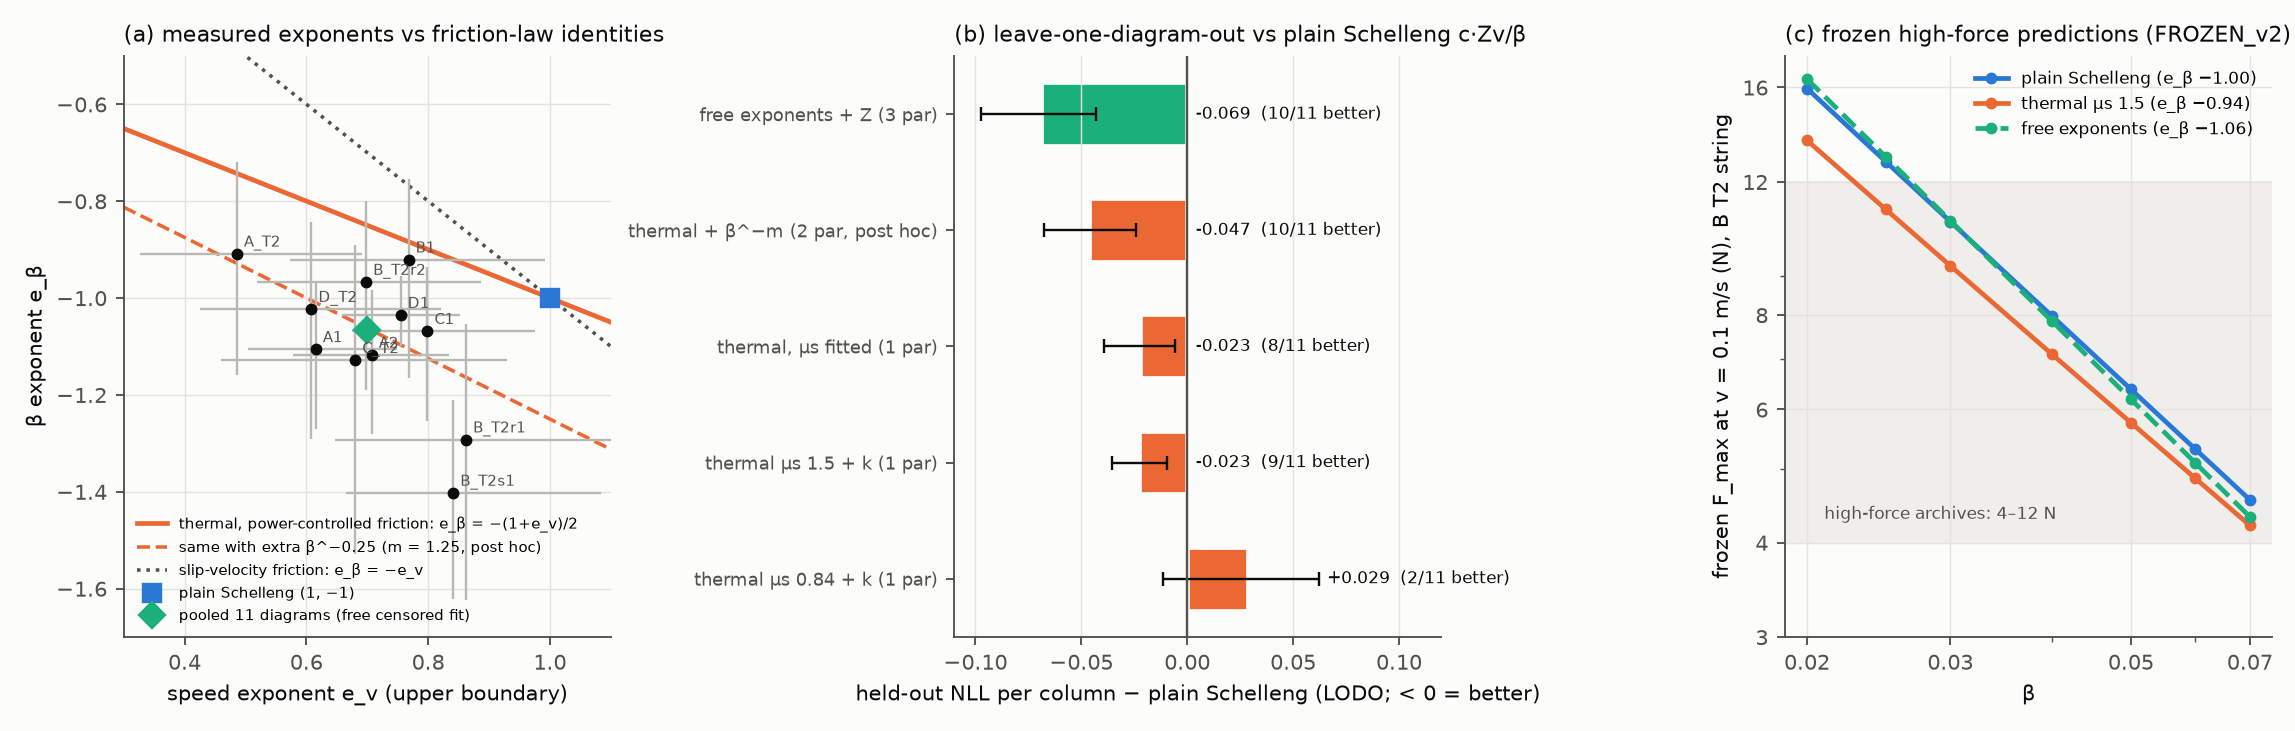

Source code (Python):
"""Figure for thermal_upper (Claude, 2026-10-19). Reads analysis.json, analysis2.json, FROZEN_v2.json -> fig_thermal_upper.png"""
import json
from pathlib import Path

import matplotlib
matplotlib.use("Agg")
import matplotlib.pyplot as plt  # noqa: E402
import matplotlib.ticker  # noqa: E402,F401
import numpy as np  # noqa: E402

HERE = Path(__file__).parent
A = json.loads((HERE / "analysis.json").read_text())
A2 = json.loads((HERE / "analysis2.json").read_text())
V2 = json.loads((HERE / "FROZEN_v2.json").read_text())
SURF, INK, INK2, GRID = "#fcfcfb", "#0b0b0b", "#52514e", "#e4e3df"
C_PLAIN, C_TH, C_EMP = "#2a78d6", "#eb6834", "#1baf7a"
plt.rcParams.update({"font.size": 9, "axes.edgecolor": INK2, "axes.labelcolor": INK, "xtick.color": INK2, "ytick.color": INK2,
                     "axes.facecolor": SURF, "figure.facecolor": SURF, "axes.grid": True, "grid.color": GRID, "grid.linewidth": 0.6,
                     "axes.spines.top": False, "axes.spines.right": False, "lines.linewidth": 2})
fig, ax = plt.subplots(1, 3, figsize=(13.5, 4.3))

# (a) exponents vs similarity lines
a = ax[0]
ev = np.linspace(0.3, 1.1, 50)
a.plot(ev, -(1 + ev) / 2, color=C_TH, label="thermal, power-controlled friction: e_β = −(1+e_v)/2")
a.plot(ev, -1.25 * (1 + ev) / 2, color=C_TH, ls="--", lw=1.5, label="same with extra β^−0.25 (m = 1.25, post hoc)")
a.plot(ev, -ev, color=INK2, ls=":", lw=1.5, label="slip-velocity friction: e_β = −e_v")
a.plot([1], [-1], marker="s", ms=8, color=C_PLAIN, ls="none", label="plain Schelleng (1, −1)")
for t, d in A["per_diagram"].items():
    a.errorbar(d["e_v"], d["e_beta"], xerr=[[d["e_v"] - d["e_v_ci"][0]], [d["e_v_ci"][1] - d["e_v"]]],
               yerr=[[d["e_beta"] - d["e_beta_ci"][0]], [d["e_beta_ci"][1] - d["e_beta"]]], fmt="o", ms=4, color=INK, ecolor="#b9b8b2", elinewidth=1)
    a.annotate(t, (d["e_v"], d["e_beta"]), xytext=(3, 3), textcoords="offset points", fontsize=6.5, color=INK2)
p = A["pooled_free"]
a.plot(p["e_v"], p["e_beta"], marker="D", ms=8, color=C_EMP, ls="none", label="pooled 11 diagrams (free censored fit)")
a.set_xlabel("speed exponent e_v (upper boundary)"); a.set_ylabel("β exponent e_β")
a.set_title("(a) measured exponents vs friction-law identities", fontsize=9.5, loc="left", color=INK)
a.legend(fontsize=6.3, loc="lower left", frameon=False)
a.set_xlim(0.3, 1.1); a.set_ylim(-1.7, -0.5)

# (b) held-out (LODO) mean NLL difference vs plain Schelleng
b = ax[1]
names = [("T1k_peak", "thermal μs 0.84 + k (1 par)", C_TH), ("T1k_break", "thermal μs 1.5 + k (1 par)", C_TH), ("T1mu", "thermal, μs fitted (1 par)", C_TH),
         ("T2km_break", "thermal + β^−m (2 par, post hoc)", C_TH), ("E3_free_Z", "free exponents + Z (3 par)", C_EMP)]
for i, (m, lab, col) in enumerate(names):
    src = A2["LODO_summary"][m] if m in A2["LODO_summary"] else None
    if m in A["LODO_paired_vs_S1"]:
        x = A["LODO_paired_vs_S1"][m]; mean, ci, w = x["nll_diff_mean"], x["nll_diff_ci"], x["wins_nll"]
    else:
        mean, ci, w = src["dnll_vs_S1"], src["dnll_ci"], src["wins"]
    b.barh(i, mean, height=0.55, color=col, edgecolor=SURF, linewidth=2)
    b.errorbar(mean, i, xerr=[[mean - ci[0]], [ci[1] - mean]], color=INK, capsize=3, lw=1)
    b.text(max(ci[1], 0) + 0.004, i, f"{mean:+.3f}  ({w}/11 better)", va="center", fontsize=7, color=INK)
b.axvline(0, color=INK2, lw=1)
b.set_yticks(range(len(names))); b.set_yticklabels([n[1] for n in names], fontsize=7.5)
b.set_xlabel("held-out NLL per column − plain Schelleng (LODO; < 0 = better)")
b.set_title("(b) leave-one-diagram-out vs plain Schelleng c·Zv/β", fontsize=9.5, loc="left", color=INK)
b.set_xlim(-0.11, 0.12); b.grid(axis="y", visible=False)

# (c) frozen high-force predictions, B T2, v = 0.1 m/s
c = ax[2]
beta = np.array([0.02, 0.025, 0.03, 0.04, 0.05, 0.06, 0.07])
for m, lab, col, ls in (("S1_strict", "plain Schelleng (e_β −1.00)", C_PLAIN, "-"), ("T1k_break", "thermal μs 1.5 (e_β −0.94)", C_TH, "-"),
                        ("E3_free_Z", "free exponents (e_β −1.06)", C_EMP, "--")):
    tab = V2["high_force"]["B T2"][m]["Fmax_N"]["0.10"]
    y = [tab[f"{b_:.3f}"] for b_ in beta]
    c.plot(beta, y, color=col, ls=ls, marker="o", ms=4, label=lab)
c.axhspan(4, 12, color="#efeeea", zorder=0)
c.text(0.021, 4.3, "high-force archives: 4–12 N", fontsize=7, color=INK2, ha="left")
c.set_xscale("log"); c.set_yscale("log")
c.legend(fontsize=7, frameon=False, loc="upper right")
c.xaxis.set_minor_formatter(matplotlib.ticker.NullFormatter()); c.yaxis.set_minor_formatter(matplotlib.ticker.NullFormatter())
c.set_xticks([0.02, 0.03, 0.05, 0.07]); c.set_xticklabels(["0.02", "0.03", "0.05", "0.07"])
c.set_yticks([3, 4, 6, 8, 12, 16]); c.set_yticklabels(["3", "4", "6", "8", "12", "16"])
c.set_xlabel("β"); c.set_ylabel("frozen F_max at v = 0.1 m/s (N), B T2 string")
c.set_title("(c) frozen high-force predictions (FROZEN_v2)", fontsize=9.5, loc="left", color=INK)
fig.tight_layout()
fig.savefig(HERE / "fig_thermal_upper.png", dpi=170)
print("wrote fig_thermal_upper.png")
